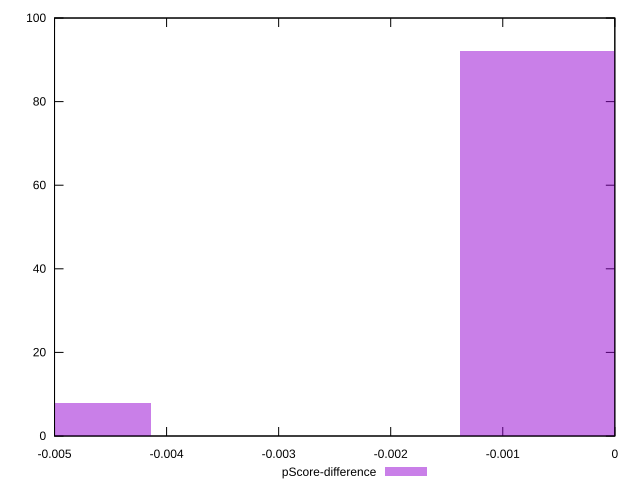

The gnuplot source for this figure:
reset

$pScoreDifference <<EOF
-0.005522026839706285 8
0 92
EOF

set key outside below
set boxwidth 0.0027610134198531424
set xrange [-0.0050000000000000044:0]
set yrange [0:100]
set trange [0:100]
set style fill transparent solid 0.5 noborder
set terminal svg size 640, 490 enhanced background rgb 'white'
set output "reports/report_00031_2021-02-24T23-18-18.084Z/legacy-javascript/samples/astro/pScore-difference/histogram.svg"

plot $pScoreDifference title "pScore-difference" with boxes

reset
